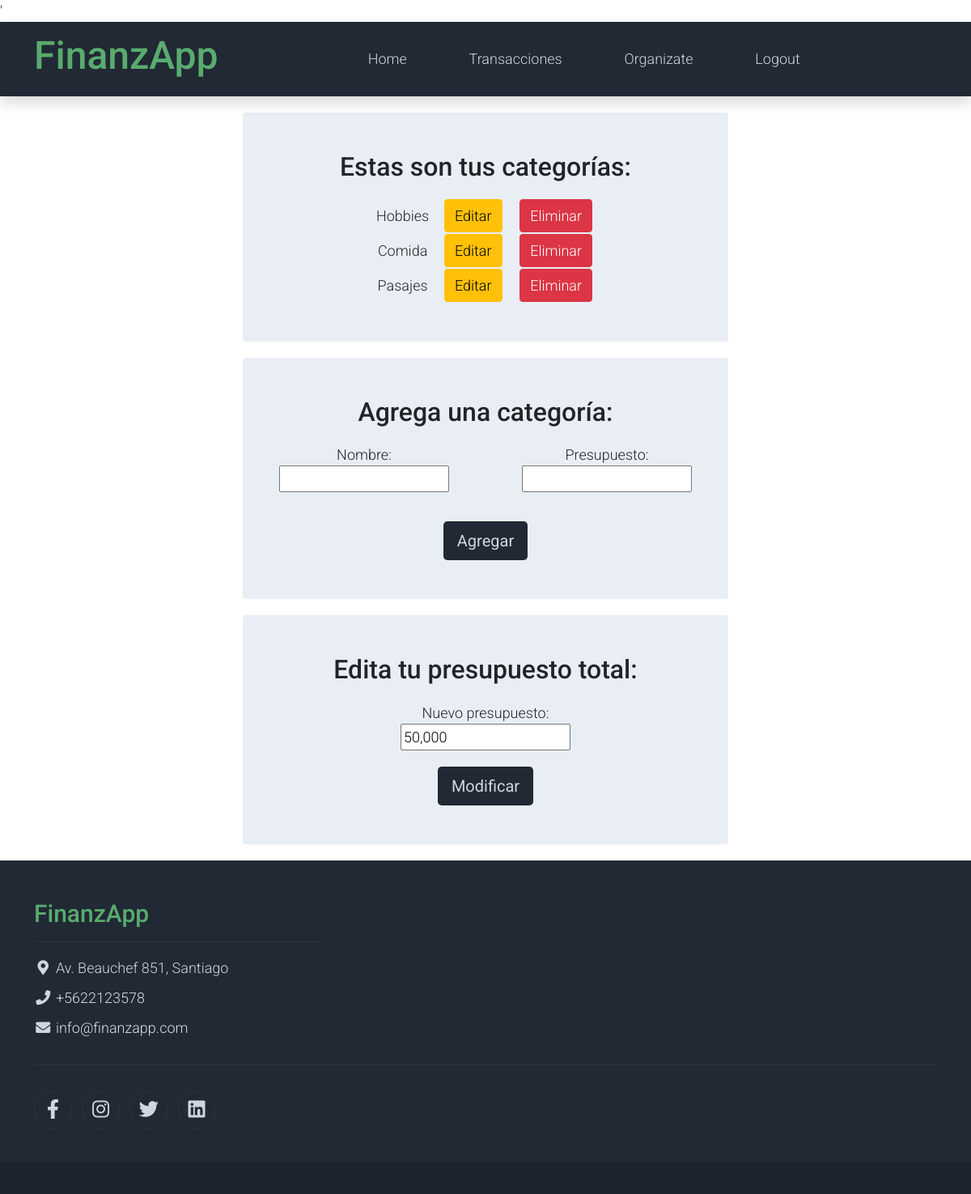
Page /organiza_tus_finanzas/ (signed in) on the committed database.
### finanzapp/models.py (models this page shows)
class Category(models.Model):
    name = models.CharField(max_length=100)
    budget = models.FloatField(blank=True)
    user = models.ForeignKey(User, on_delete=models.CASCADE, related_name="categories", null=True)

class User(AbstractUser):
    display_name = models.CharField(max_length=100, blank=True)
    total = models.FloatField(default=0)
    budget = models.FloatField(blank=True, null=True)

### finanzapp/views.py (the view)
# urls.py: path('organiza_tus_finanzas/', organize_fin, name='organiza_finanzas'),
def organize_fin(request):
    if request.user.is_authenticated:
        if request.method == 'POST':
            if 'name' and 'budget' in request.POST:
                name = request.POST['name']
                budget = request.POST['budget']
                category = Category.objects.create(name=name, budget=budget, user=request.user)
                category.save()
                return redirect('organiza_finanzas')
            if 'global_budget' in request.POST:
                global_budget = request.POST['global_budget']
                request.user.budget = float(global_budget.replace(",",""))
                request.user.save()
                return redirect('organiza_finanzas')
        else:
            global_budget = request.user.budget
            categories = Category.objects.filter(user = request.user)
            return render(request, 'organiza_finanzas.html', {'categories': categories, 'global_budget': global_budget})
    else:
        return render(request, 'login.html', {'error_message': 'Nombre de usuario o contraseña incorrectos'})

### finanzapp/templates/organiza_finanzas.html (shortened to what this page needs)
{% extends 'base.html' %}
{% load humanize %}
{% block content %}
<div class="col-md-6 m-auto text-center">
    <div class="container-fluid bg-light py-5 rounded">
    <h2>Estas son tus categorías:</h2>
        <table class="col-md-6 m-auto text-center">
            {% for category in categories %}
            {% if category.name != "ninguna" %}
            <tr>
                <td>{{ category.name }}</td>
                <td><a class="btn btn-warning" href="/editCat/{{ category.id }}">Editar</a></td>
                <td><a class="btn btn-danger" href="/eliminarCat/{{ category.id }}">Eliminar</a></td>
            </tr>
            {% endif %}
            {% endfor %}
        </table>
    </div>
    <div class="container-fluid bg-light py-5 rounded">
        <h2>Agrega una categoría:</h2>
        <form method="post">
            <div class="row">
                <div class="form-group col-md-6 mb-3">
                    <label for="name">Nombre:</label>
                    <div class="another-custom-class">
                        <input type="text" name="name" required>
                    </div>
                </div>
                <div class="form-group col-md-6 mb-3">
                    <label for="budget">Presupuesto:</label>
                    <div class="another-custom-class">
                        <input type="number" name="budget" required>
                    </div>
                </div>
            </div>
            <button type="submit" class="btn bg-dark btn-lg px-3 text-light">Agregar</button>
        </form>
    </div>
    <div class="container-fluid bg-light py-5 rounded">
        <h2>Edita tu presupuesto total:</h2>
        <form method="post">
                <div class="form-group">
                    <label for="budget">Nuevo presupuesto:</label>
                    <div class="another-custom-class">
                        <input name="global_budget" value= "{{ global_budget|floatformat:0|intcomma }}" required>
                    </div>
                </div>
            <button type="submit" class="btn bg-dark btn-lg px-3 text-light">Modificar</button>
        </form>
    </div>
</div>
{% endblock %}

### finanzapp_proj/static/css/templatemo.css (style rules this page uses)
body, ul, li, p, a, label, input, div { font-family: 'Roboto', sans-serif; font-size: 18px !important; font-weight: 300 !important; }
.text-light { color: #cfd6e1 !important; }
.bg-dark { background-color: #212934 !important; }
.bg-light { background-color: #e9eef5 !important; }

### rows in the picture
Category: name "Hobbies"
Category: name "Comida"
Category: name "Pasajes"
User: global_budget "50,000"
